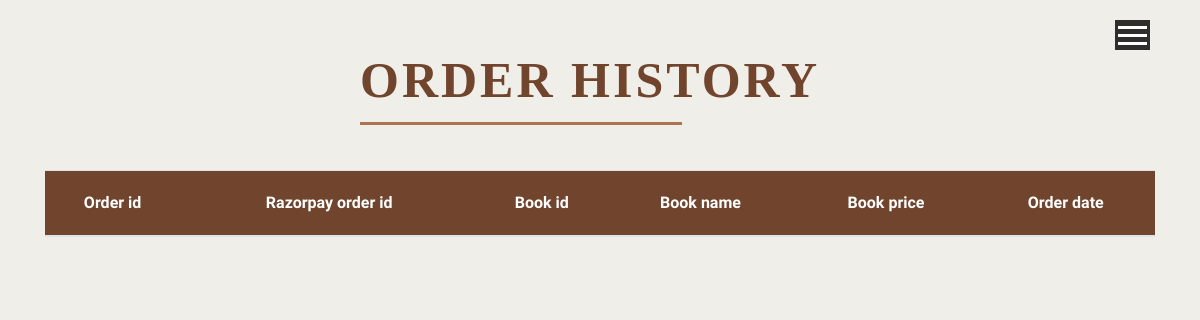
The page /order (signed in) on the database as committed earlier.
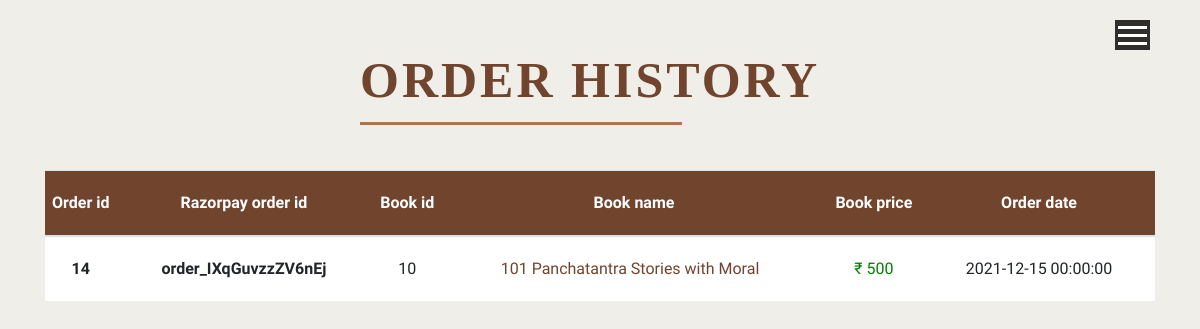
The same page on the database as committed later.
### main/models.py (models this page shows, shortened)
class Orders(db.Model):
    id = db.Column(db.Integer, primary_key=True)
    razorpay_order_id = db.Column(db.String(100), unique=True,nullable=False)
    book_id = db.Column(db.Integer,db.ForeignKey('book.id'), nullable= False)
    user_id = db.Column(db.Integer,db.ForeignKey('user.id'), nullable= False)
    book_price = db.Column(db.Integer, nullable= False)
    order_date = db.Column(db.DateTime,nullable=False, default=date.today)

class Book(db.Model):
    id = db.Column(db.Integer, primary_key=True)
    title = db.Column(db.String(100), nullable=False)
    image_file = db.Column(db.String(20), nullable=False, default='/img/book3.jpeg')
    publishing_year = db.Column(db.Integer)
    author = db.Column(db.String(50), nullable=False)
    genre = db.Column(db.String(10))
    nocopies= db.Column(db.Integer)
    description = db.Column(db.String(5000))
    price = db.Column(db.Integer, nullable= False)
    order = db.relationship('Orders',backref='books',lazy=True)

### main/routes.py (the view)
@app.route("/order")
@login_required
def order_list():
    orders = Orders.query.filter_by(user_id = current_user.id)
    books=Book.query.all()
    return render_template('order.html',orders=orders,books=books)

### main/models.py (called while the page is built)
@login_manager.user_loader
def load_user(user_id):
    return User.query.get(int(user_id))

### main/templates/order.html (shortened to what this page needs)
{% extends "base.html" %}
{% block content %}
<h1 class="underline-small-footer" style="font-size: 50px; text-align: center; padding-top: 50px; font-weight: 700; color: #70442d; margin-left: 30%;">Order History</h1>
  <div class="each-order container">
        <table class="table" style="background-color: white;">
            <thead>
              <tr>
                <th scope="col">Order id</th>
                <th scope="col">Razorpay order id</th>
                <th scope="col">Book id</th>
                <th scope="col">Book name</th>
                <th scope="col">Book price</th>
                <th scope="col">Order date</th>
              </tr>
            </thead>
            <tbody>
            {% for order in orders %}
              <tr>
                <th scope="row">{{ order.id }}</th>
                <td style="font-weight: bolder;">{{ order.razorpay_order_id }}</td>
                <td>{{ order.book_id }}</td>
                {%for book in books%}
                {% if book.id == order.book_id  %}
                    <td><a class="mr-2" href="{{ url_for('book_info', book_id=order.book_id)}}" style="color: #70442d;">{{ book.title}}</a></td>
                {%endif%}
                {%endfor%}
                <td style="color: green;">₹ {{ order.book_price }}</td>
                <td>{{ order.order_date}}</td>
              </tr>
              {% endfor %}
            </tbody>
          </table>
      </div>
{% endblock %}

### main/templates/base.html (shortened to what this page needs)
<!DOCTYPE html>
<html lang="en">
<head>
  <link rel="stylesheet" href="https://maxcdn.bootstrapcdn.com/bootstrap/4.0.0/css/bootstrap.min.css"
 />
  <link rel="stylesheet" href="../static/css/styles.css" />
</head>
<body>
  <div class="container">
    <div class="navbar">
      <div class="hamburger-menu">
        <div class="line line-1"></div>
        <div class="line line-2"></div>
        <div class="line line-3"></div>
      </div>
    </div>
  </div>
   {% block content %} {% endblock %}
</body>
</html>

### main/static/css/styles.css (style rules this page uses)
* { margin: 0; padding: 0; }
body { font-family:'Ubuntu'; }
.hamburger-menu { width: 35px; height: 30px; position: fixed; top: 20px; right: 50px; cursor: pointer; display: flex; flex-direction: column; justify-content: space-around; background-color: #0a0a0ad7; padding: 3px; }
.line { width: 100%; height: 3px; background-color: white; transition: all 0.8s; }
.navbar { height: 100%; width: 100%; background-color: #0a0a0ad7; position: fixed; top: 0; right: -100%; display: flex; justify-content: center; align-items: center; transition: right .8s cubic-bezier(1, 0, 0, 1); z-index: 999; }

### main/templates/order.html (style rules this page uses)
body { background-color: #f0eee8; }
h1, h2, h3, h4, h5, h6 { font-family: "raleway"; }
.underline-small-footer { margin-bottom: 60px; display:inline-block; position:relative; text-transform: uppercase; letter-spacing: 3px; }
.underline-small-footer::after { content:''; height:3px; width:70%; background: #af7352; position:absolute; right: 30%; bottom:-15px; }
.table { text-align: center; }
thead { background-color: #70442d; color: white; }
.table td { padding: 20px; }
.table th { padding: 20px 0; }

Rows that differ between the two databases and show on the page:
added Orders: id "14", razorpay_order_id "order_IXqGuvzzZV6nEj", book_id "10", book_price "500", order_date "2021-12-15 00:00:00"
now on this page (row edited): Book: title "101 Panchatantra Stories with Moral"
